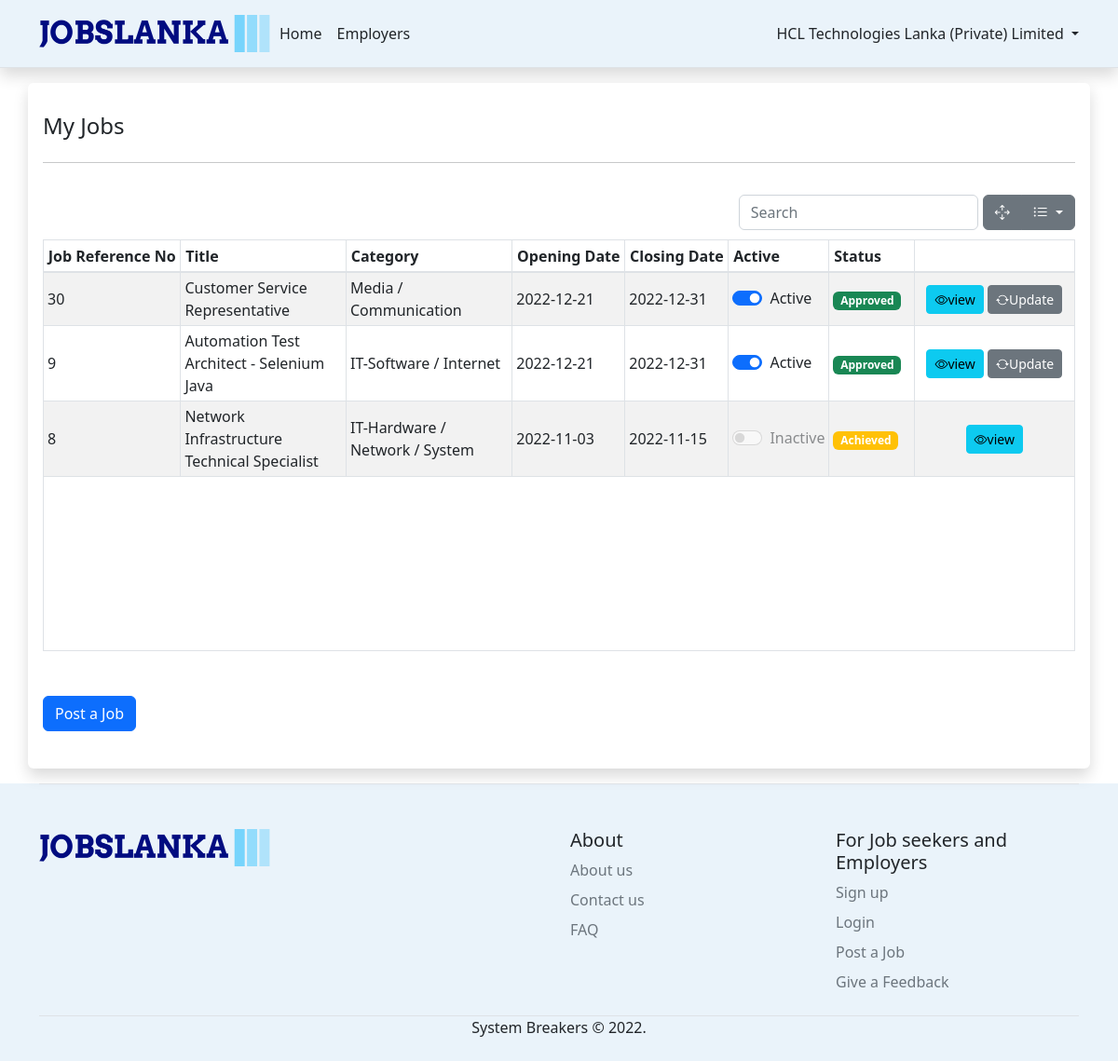
Screenshot of /myJobsE.php (signed in) with the database file from the repository.
### tables this page shows
CREATE TABLE `job` (
  `job_ref_no` int(11) NOT NULL,
  `title` varchar(100) NOT NULL,
  `description` text DEFAULT NULL,
  `image` varchar(100) DEFAULT NULL,
  `opening_date` date NOT NULL,
  `closing_date` date NOT NULL,
  `active` int(1) NOT NULL,
  `status` int(1) NOT NULL,
  `reason` text DEFAULT NULL,
  `job_category_id` int(11) NOT NULL,
  `job_type_id` int(11) NOT NULL,
  `employer_id` int(11) DEFAULT NULL,
  `location` varchar(20) NOT NULL
);

CREATE TABLE `job_category` (
  `id` int(11) NOT NULL,
  `name` varchar(50) NOT NULL,
  `description` varchar(200) DEFAULT NULL,
  `manager_id` varchar(12) DEFAULT NULL,
  `isactive` int(11) NOT NULL
);

### myJobsE.php (the view, shortened to what this page needs)
<?php
require "fillCombo.php";
if(isset($_SESSION['userData']) && $_SESSION['atype']=="Employer"){
?>
<!doctype html>
<html lang="en">
<head>
    <link href="assets\css\bootstrap.min.css" rel="stylesheet">
    <link href="assets\css\jobslanka.css" rel="stylesheet">
    <link href="assets\css\bootstrap-table.min.css" rel="stylesheet">
    <link href="assets\css\bootstrap-table-sticky-header.css" rel="stylesheet">
    <link rel="stylesheet" href="https://cdn.jsdelivr.net/npm/bootstrap-icons@1.7.2/font/bootstrap-icons.css">
</head>
<body>
<?php include "header.php" ?>
<main class="container shadow p-3 my-3 bg-white rounded" >
<div class="row">
    <div class="col-md-8 col-lg-12 ">
    <h4 class="mt-3">My Jobs</h4>
    <hr class="my-4">
    <div class="table-responsive my-4" >
        <table class="table table-striped table-sm " data-show-columns="true" data-height="500" id="jobs" data-unique-id="id">
            <thead >
            <tr>
                <th scope="col" class="col-1 " data-field="id">Job Reference No</th>
                <th scope="col" class="col-2 ">Title</th>
                <th scope="col" class="col-2 ">Category</th>
                <th scope="col" class="col-1 ">Opening Date</th>
                <th scope="col" class="col-1 ">Closing Date</th>
                <th scope="col" class="col-1 ">Active</th>
                <th scope="col" class="col-1 ">Status</th>
            </tr>
            </thead>
            <tbody>
            <?php
            $employerId = $_SESSION['userData']['id'];
            $sql= "select j.*,jc.name as category from job as j, job_category as jc where employer_id=$employerId and jc.id=j.job_category_id order by job_ref_no desc;";
            $result = mysqli_query($con,$sql);
            while($row=mysqli_fetch_assoc($result)){
                ?>
            <tr>
                <td><?php echo $row['job_ref_no']; ?></td>
                <td><?php echo $row['title']; ?></td>
                <td><?php echo $row['category']; ?></td>
                <td><?php echo $row['opening_date']; ?></td>
                <td><?php echo $row['closing_date']; ?></td>
                <td>
                    <?php $checkValue="";
                    $checkStatus="";
                     if($row['status']==1){
                        if($row['active']==1){
                            $checkValue="checked";
                            $checkStatus = "Active";
                        }else{
                            $checkValue="";
                            $checkStatus = "Inactive";
                        }
                     }else{
                        $checkValue="disabled";
                        $checkStatus = "Inactive";
                     } ?>
                <div class="form-check form-switch">
                <input class="form-check-input" type="checkbox" role="switch" id="<?php echo 'chk_'.$row['job_ref_no'] ?>" onchange="updateActiveStatus(<?php echo $row['job_ref_no'] ?>)"  <?php echo $checkValue; ?>>
                <label class="form-check-label" id="<?php echo 'checkStatusText_'.$row['job_ref_no'] ?>" ><?php echo $checkStatus; ?></label>
                </div></td>
                <td><?php
                if($row['status']==0){
                    echo "<span class='badge bg-primary'>Pending for Approval</span>";
                }else if($row['status']==1) {
                    echo "<span class='badge  bg-success'>Approved</span>";
                }
                else if($row['status']==2) {
                    $reason = $row['reason'];
                    echo "<span class='badge bg-danger'>Declined</span>
                    <button type='button' class='btn btn-link' data-bs-container='body' title='Reason for Declined' data-bs-toggle='popover' data-bs-placement='top' data-bs-content='$reason'> Reason</button>";
                }
                else if($row['status']==3) {
                    echo "<span class='badge bg-warning'>Achieved</span>";
                }
                ?></td>
                <td class="text-center">
                <button type="button" class="btn btn-info btn-sm"  onclick="viewJob(<?php echo $row['job_ref_no']; ?>)" ><i class="bi bi-eye"></i>view</button>
                <?php if($row['status']!=3) { ?><button type="button" class="btn btn-secondary btn-sm" onclick="updateJob(<?php echo $row['job_ref_no']; ?>)"  >
                    <i class="bi bi-arrow-repeat"></i>Update</button><?php } ?>
                </td>
            </tr>
            <?php }
            ?>
            </tbody>
        </table>
        </div>
  </div>
</div>
    <div class="row">
        <div class="col-sm-3">
            <input class=" btn btn-primary btn-md my-4" name="post" type="submit" onclick="window.location.href='createJob.php'" value="Post a Job">
        </div>
    </div>
</main>
<?php include "footer.php" ?>
</body>
</html>
<?php
}
else{
  header('location:login.php');
}
?>

### rows the page displays
job: job_ref_no "30", title "Customer Service Representative", job_category.name "Media / Communication", opening_date "2022-12-21", closing_date "2022-12-31", active "Active", status "Approved"
job: job_ref_no "9", title "Automation Test Architect - Selenium Java", job_category.name "IT-Software / Internet", opening_date "2022-12-21", closing_date "2022-12-31", active "Active", status "Approved"
job: job_ref_no "8", title "Network Infrastructure Technical Specialist", job_category.name "IT-Hardware / Network / System", opening_date "2022-11-03", closing_date "2022-11-15", status "Inactive", shows "Achieved"

### other values shown
$_SESSION['userData']['name'] "HCL Technologies Lanka (Private) Limited"
